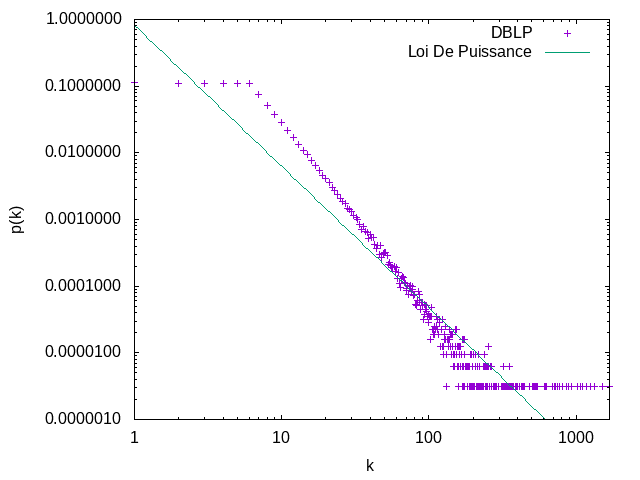

This figure's gnuplot source:
set terminal png
set xlabel 'k'
set ylabel 'p(k)'
set output 'LoiDePuissance.png'

set logscale xy
set yrange [1e-6:1]

# on va fitter une fonction linéaire en log-log

f(x) = lc - gamma * x
fit f(x) 'DegreeDistGrapheBarAlb.txt' using (log($1)):(log($2)) via lc, gamma

c = exp(lc)
power(k) = c * k ** (-gamma)

plot 'DegreeDistGrapheBarAlb.txt' title 'DBLP', \
  power(x) title 'Loi De Puissance'
